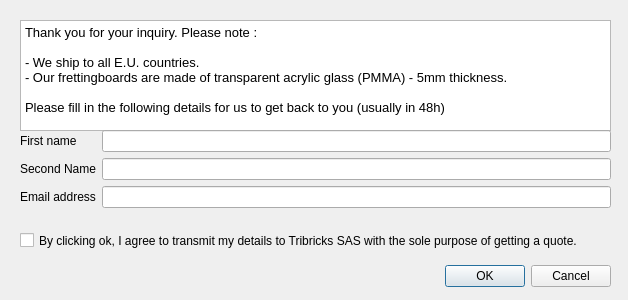
<?xml version="1.0" encoding="UTF-8"?>
<ui version="4.0">
 <class>Dialog</class>
 <widget class="QDialog" name="Dialog">
  <property name="geometry">
   <rect>
    <x>0</x>
    <y>0</y>
    <width>628</width>
    <height>300</height>
   </rect>
  </property>
  <property name="windowTitle">
   <string>Quote Request</string>
  </property>
  <widget class="QDialogButtonBox" name="buttonBox">
   <property name="geometry">
    <rect>
     <x>270</x>
     <y>260</y>
     <width>341</width>
     <height>32</height>
    </rect>
   </property>
   <property name="orientation">
    <enum>Qt::Horizontal</enum>
   </property>
   <property name="standardButtons">
    <set>QDialogButtonBox::Cancel|QDialogButtonBox::Ok</set>
   </property>
  </widget>
  <widget class="QTextBrowser" name="textBrowser">
   <property name="geometry">
    <rect>
     <x>20</x>
     <y>20</y>
     <width>591</width>
     <height>111</height>
    </rect>
   </property>
   <property name="html">
    <string>&lt;!DOCTYPE HTML PUBLIC &quot;-//W3C//DTD HTML 4.0//EN&quot; &quot;http://www.w3.org/TR/REC-html40/strict.dtd&quot;&gt;
&lt;html&gt;&lt;head&gt;&lt;meta name=&quot;qrichtext&quot; content=&quot;1&quot; /&gt;&lt;meta charset=&quot;utf-8&quot; /&gt;&lt;style type=&quot;text/css&quot;&gt;
p, li { white-space: pre-wrap; }
hr { height: 1px; border-width: 0; }
li.unchecked::marker { content: &quot;\2610&quot;; }
li.checked::marker { content: &quot;\2612&quot;; }
&lt;/style&gt;&lt;/head&gt;&lt;body style=&quot; font-family:'Ubuntu'; font-size:11pt; font-weight:400; font-style:normal;&quot;&gt;
&lt;p style=&quot; margin-top:0px; margin-bottom:0px; margin-left:0px; margin-right:0px; -qt-block-indent:0; text-indent:0px;&quot;&gt;&lt;span style=&quot; font-family:'Segoe UI'; font-size:10pt;&quot;&gt;Thank you for your inquiry. Please note :&lt;/span&gt;&lt;/p&gt;
&lt;p style=&quot;-qt-paragraph-type:empty; margin-top:0px; margin-bottom:0px; margin-left:0px; margin-right:0px; -qt-block-indent:0; text-indent:0px; font-family:'Segoe UI'; font-size:10pt;&quot;&gt;&lt;br /&gt;&lt;/p&gt;
&lt;p style=&quot; margin-top:0px; margin-bottom:0px; margin-left:0px; margin-right:0px; -qt-block-indent:0; text-indent:0px;&quot;&gt;&lt;span style=&quot; font-family:'Segoe UI'; font-size:10pt;&quot;&gt;- We ship to all E.U. countries.&lt;/span&gt;&lt;/p&gt;
&lt;p style=&quot; margin-top:0px; margin-bottom:0px; margin-left:0px; margin-right:0px; -qt-block-indent:0; text-indent:0px;&quot;&gt;&lt;span style=&quot; font-family:'Segoe UI'; font-size:10pt;&quot;&gt;- Our frettingboards are made of transparent acrylic glass (PMMA) - 5mm thickness. &lt;/span&gt;&lt;/p&gt;
&lt;p style=&quot;-qt-paragraph-type:empty; margin-top:0px; margin-bottom:0px; margin-left:0px; margin-right:0px; -qt-block-indent:0; text-indent:0px; font-family:'Segoe UI'; font-size:10pt;&quot;&gt;&lt;br /&gt;&lt;/p&gt;
&lt;p style=&quot; margin-top:0px; margin-bottom:0px; margin-left:0px; margin-right:0px; -qt-block-indent:0; text-indent:0px;&quot;&gt;&lt;span style=&quot; font-size:10pt;&quot;&gt;Please fill in the following details for us to get back to you (usually in 48h)&lt;/span&gt;&lt;/p&gt;&lt;/body&gt;&lt;/html&gt;</string>
   </property>
  </widget>
  <widget class="QWidget" name="formLayoutWidget">
   <property name="geometry">
    <rect>
     <x>20</x>
     <y>130</y>
     <width>591</width>
     <height>91</height>
    </rect>
   </property>
   <layout class="QFormLayout" name="formLayout">
    <item row="0" column="0">
     <widget class="QLabel" name="firstNameLabel">
      <property name="text">
       <string>First name</string>
      </property>
     </widget>
    </item>
    <item row="0" column="1">
     <widget class="QLineEdit" name="firstNameLineEdit"/>
    </item>
    <item row="1" column="0">
     <widget class="QLabel" name="secondNameLabel">
      <property name="text">
       <string>Second Name</string>
      </property>
     </widget>
    </item>
    <item row="1" column="1">
     <widget class="QLineEdit" name="secondNameLineEdit"/>
    </item>
    <item row="2" column="0">
     <widget class="QLabel" name="emailAddressLabel">
      <property name="text">
       <string>Email address</string>
      </property>
     </widget>
    </item>
    <item row="2" column="1">
     <widget class="QLineEdit" name="emailAddressLineEdit"/>
    </item>
   </layout>
  </widget>
  <widget class="QCheckBox" name="checkBox">
   <property name="geometry">
    <rect>
     <x>20</x>
     <y>230</y>
     <width>701</width>
     <height>21</height>
    </rect>
   </property>
   <property name="font">
    <font>
     <pointsize>9</pointsize>
    </font>
   </property>
   <property name="text">
    <string>By clicking ok, I agree to transmit my details to Tribricks SAS with the sole purpose of getting a quote.</string>
   </property>
  </widget>
 </widget>
 <resources/>
 <connections>
  <connection>
   <sender>buttonBox</sender>
   <signal>accepted()</signal>
   <receiver>Dialog</receiver>
   <slot>accept()</slot>
   <hints>
    <hint type="sourcelabel">
     <x>248</x>
     <y>254</y>
    </hint>
    <hint type="destinationlabel">
     <x>157</x>
     <y>274</y>
    </hint>
   </hints>
  </connection>
  <connection>
   <sender>buttonBox</sender>
   <signal>rejected()</signal>
   <receiver>Dialog</receiver>
   <slot>reject()</slot>
   <hints>
    <hint type="sourcelabel">
     <x>316</x>
     <y>260</y>
    </hint>
    <hint type="destinationlabel">
     <x>286</x>
     <y>274</y>
    </hint>
   </hints>
  </connection>
 </connections>
</ui>
